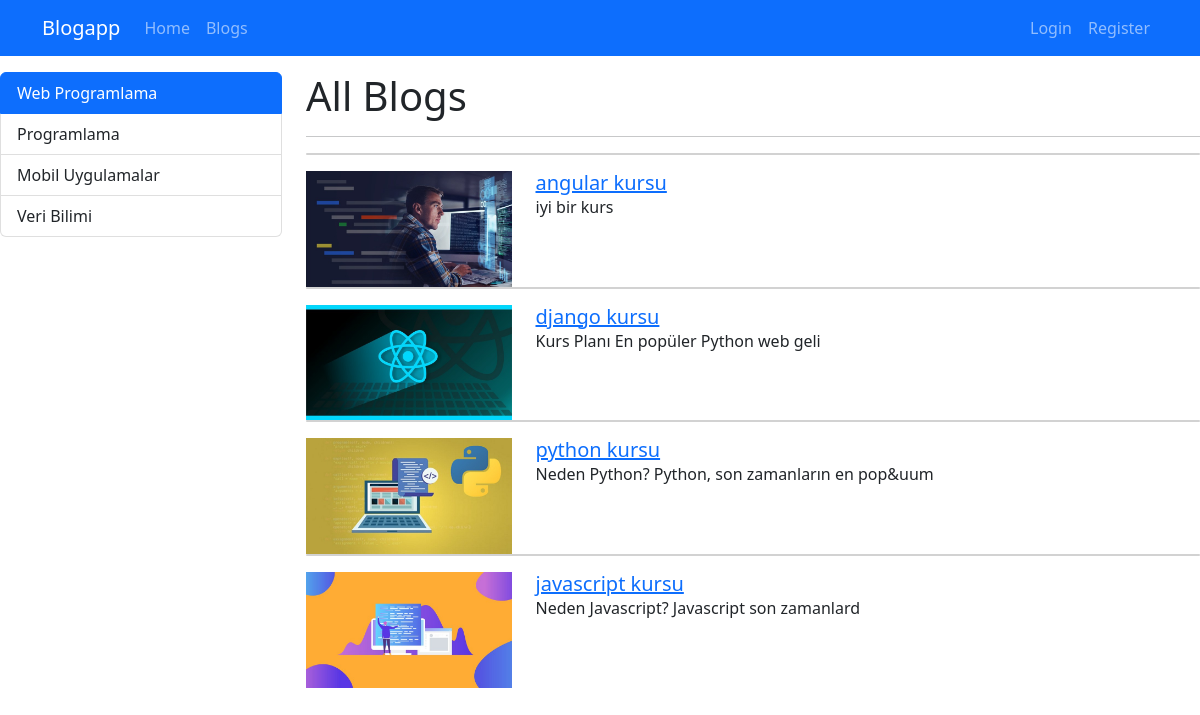
The app's page /category/web-programlama with its own data.
### blogapp/models.py (models this page shows, shortened)
class Category(models.Model):
    name = models.CharField(max_length=150)
    slug = models.SlugField(null=False, blank=True, unique=True,db_index=True,editable=False)

class Blogapp(models.Model):
    title =models.CharField(max_length=200)
    image = models.ImageField(upload_to="blogs")
    description = RichTextField()
    is_active = models.BooleanField(default=False)
    is_home = models.BooleanField(default=False)
    slug = models.SlugField(null=False, blank=True, unique=True, db_index=True, editable=False)
    categories = models.ManyToManyField(Category, blank=True)

### blogapp/views.py (the view)
# urls.py: path("category/<slug:slug>", views.blogs_by_category, name="blogs_by_category"),
def blogs_by_category(request, slug):
     context = {
         "blogs": Category.objects.get(slug=slug).blogapp_set.filter(is_active=True),
        "categories": Category.objects.all(),
        "selected_category": slug
    }
     return render(request,"blogapp/blogs.html",context)

### blogapp/templates/blogapp/blogs.html (shortened to what this page needs)
{% extends "base.html" %}
{% block content %}
<div class="conteiner mt-3">
    <div class="row">
        <div class="col-3">
         {% include 'partials/_categories.html' %}
        </div>
        <div class="col-9">
            <h1>All Blogs</h1>
            <hr>
            {% if blogs|length > 0 %}
             {% for blog in blogs %}
                {% if blog.is_active %}
                    {% include 'blogapp/partials/_blog.html' %}
                  {% endif %}
                {% endfor %}
            {% else %}
             <div class="alert alert-warning">No Blogs</div>
              {% endif %}
        </div>
    </div>
</div>
{% endblock %}

### templates/partials/_categories.html
<div class="list-group">
    {% for category in categories  %}
      {% if category.slug == selected_category %}
        <a class="list-group-item list-group-item-action active" href="{% url "blogs_by_category" category.slug %}">{{category.name|title}}</a>
      {% else %}
        <a class="list-group-item list-group-item-action" href="{% url "blogs_by_category" category.slug %}">{{category.name|title}}</a>
      {% endif %}
    {% endfor %}
</div>

### blogapp/templates/blogapp/partials/_blog.html
{% load static %}
<div class="card mb-3"></div>
     <div class="row">
            <div class="col-md-3">
                <img src="{{ blog.image.url}}" alt="" class="img-fluid">
             </div>
                 <div class="col-md-9">
                    <div class="card-body">
                        <h5 class="card-title">
                            <a href="{% url 'blog_details'  blog.slug %}">
                             {{ blog.title }}
                            </a>
                        </h5>
             <p class="card-text">  {{ blog.description|safe|striptags|slice:"0:50" }}</p>
         </div>
     </div>
</div>

### records on screen
Category: name "Web Programlama"
Category: name "Programlama"
Category: name "Mobil Uygulamalar"
Category: name "Veri Bilimi"
Blogapp: image (picture), title "angular kursu", description "iyi bir kurs"
Blogapp: image (picture), title "django kursu", description "Kurs Planı En popüler Python web geli"
Blogapp: image (picture), title "python kursu", description "Neden Python? Python, son zamanların en pop&uum"
Blogapp: image (picture), title "javascript kursu", description "Neden Javascript? Javascript son zamanlard"
